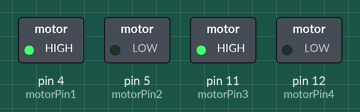
Simulated run of this sketch. Board: Arduino Uno, built with avr-gcc and run on an emulated ATmega328P. Shown: switched loads named in the sketch (green lamp = pin HIGH).

Above: at 0.1 s.
Timing chart, 0 to 1.6 s (numbered marks = the images above):
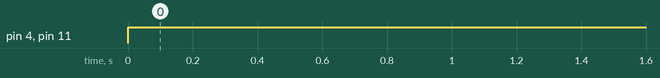

Measured:
- by itself, pin 4 (motorPin1), pin 11 (motorPin3): LOW → HIGH at 0.00 s

The sketch:

Motor.ino
```cpp
//Left
const int motorPin1  = 4;
const int motorPin2  = 5;
//Right Motor B
const int motorPin3  = 11;
const int motorPin4  = 12;


void setup() {
  // put your setup code here, to run once:

}

void loop() {
  // put your main code here, to run repeatedly:
  analogWrite(motorPin1, 200);
  analogWrite(motorPin2, 0);
  analogWrite(motorPin3, 255);
  analogWrite(motorPin4, 0);
  delay(300);
}
```
